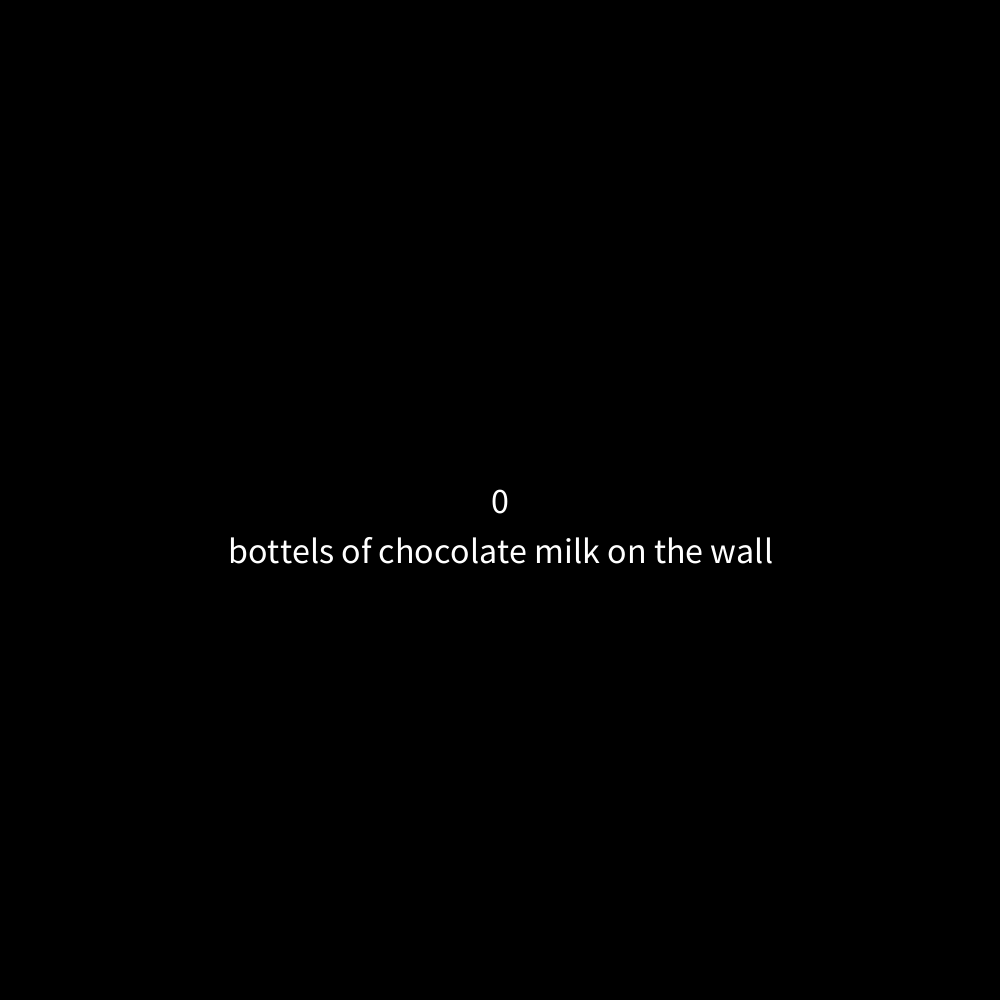
Frame 1 (no input)
Frame 60 (the mouse pressed at the canvas centre just before this capture): identical to frame 1, image omitted
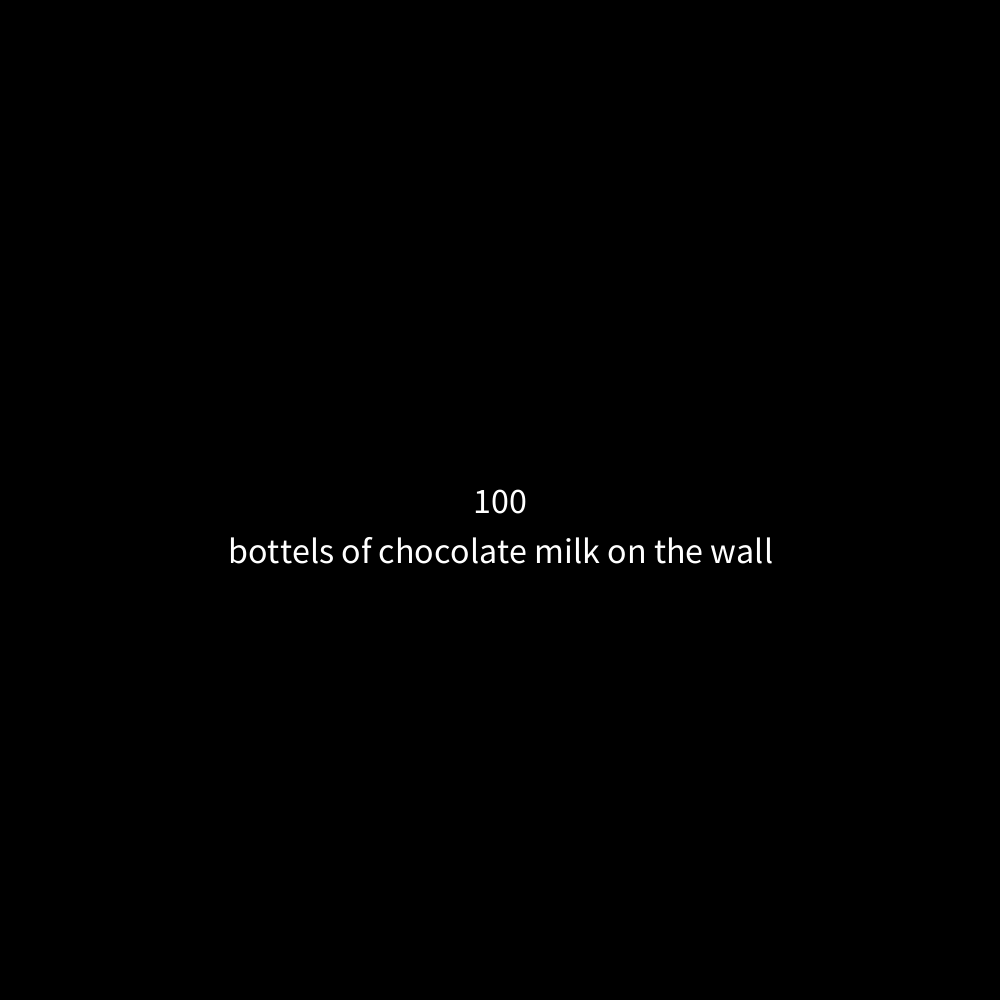
Frame 120 (the mouse held since frame 60 and released just before this capture)

The Processing sketch that drew these frames (run headless with seeded random() and noise(); from frame 60 on, the mouse is pressed at the canvas centre):

// Processing sketch: Midterm_Final
// ── Midterm_Final.pde
//Donnell Maylor
//Midterm_Final
//Press any key to change sketch
//Click with the mouse to change color or array 

String state= "Sketch A"; 

int [] Number = new int [5];

String[] Milk= {"chocolate milk", "strawberry milk", "white milk"};

int positionNumber = 0;
int positionMilk = 0;

float r;
float g;
float b;



void setup() {
  size (1000, 1000);
  
  r = random(255);
  g = random(255);
  b = random(255);
  
  Number[0] = 000;
  Number[1] = 100;
  Number[2] = 200;
  Number[3] = 300;
  Number[4] = 400;
  
  textAlign(CENTER, CENTER);
  textSize(36);
}
  void drawRect1() {
fill(r, g, b);
rect(400, 500, 200, 200);
}
void drawTriangle1() {
fill(r, g, b);
triangle(120, 300, 232, 80, 344, 300);
}
void drawCircle1() {
fill(r, g, b);
ellipse(750, 250, 200, 200);
}


void draw() {
  
  if (state=="Sketch A") {
    Sketch_A();
  } else if (state=="Sketch B") {
    Sketch_B();
  } 
  }
   
{
    println("positionRandomNumber" + positionNumber );
    println(" positionMilk" + positionMilk);
}

void keyPressed(){
  if (state== "Sketch A") {
    state= "Sketch B";
  } else if (state== "Sketch B") {
    state= "Sketch A";}
  }

void mousePressed() {
  float d = dist(mouseX, mouseY, 550, 300);
  if (d < 200) {
    r = random(255);
    g = random(255);
    b = random(255);
  }
  
  if (positionNumber == Milk.length+1){
    positionNumber=0;
  } else {
    positionNumber++;
  }
  positionMilk= int(random(0, Milk.length)); 
}

void Sketch_A() {
  background(0);
  text (Number[positionNumber], width/2, height/2);
  text ("bottels of " + Milk[positionMilk] + " on the wall", width/2, height/2 + 50);
  
  println ("positionRandomNumber" + positionNumber);
  println ("positionrandomShapes" + positionMilk);
}

void Sketch_B() {
 background(190,190,190);
   if (mouseX>width/2) {
    drawCircle1();  
}
else if (mouseY> height/2) { 
    drawRect1();
}
else if (mouseY> width/3) {
    drawTriangle1();
}
}
